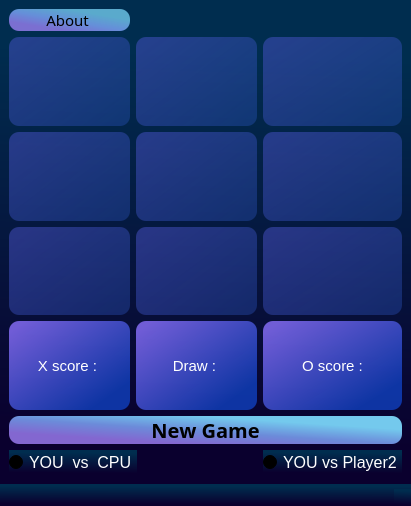
<?xml version="1.0" encoding="UTF-8"?>
<ui version="4.0">
 <class>MainWindow</class>
 <widget class="QMainWindow" name="MainWindow">
  <property name="geometry">
   <rect>
    <x>0</x>
    <y>0</y>
    <width>411</width>
    <height>506</height>
   </rect>
  </property>
  <property name="windowTitle">
   <string>MainWindow</string>
  </property>
  <property name="styleSheet">
   <string notr="true">background-color: qlineargradient(spread:pad, x1:0.534, y1:0.042, x2:0.503, y2:0.954, stop:0.0738636 rgba(0, 45, 79, 255), stop:0.954545 rgba(10, 0, 46, 255));</string>
  </property>
  <widget class="QWidget" name="centralwidget">
   <layout class="QGridLayout" name="gridLayout">
    <item row="1" column="0">
     <widget class="QPushButton" name="btn1">
      <property name="sizePolicy">
       <sizepolicy hsizetype="Ignored" vsizetype="Ignored">
        <horstretch>0</horstretch>
        <verstretch>0</verstretch>
       </sizepolicy>
      </property>
      <property name="maximumSize">
       <size>
        <width>16777000</width>
        <height>16777000</height>
       </size>
      </property>
      <property name="font">
       <font>
        <family>Arial Rounded MT Bold</family>
        <pointsize>50</pointsize>
        <weight>50</weight>
        <bold>false</bold>
       </font>
      </property>
      <property name="styleSheet">
       <string notr="true">background-color: qlineargradient(spread:pad, x1:0.972, y1:0.961, x2:0, y2:0.011, stop:0.0454545 rgba(46, 88, 198, 90), stop:0.920455 rgba(75, 84, 205, 124));
border-radius: 10px ;
</string>
      </property>
      <property name="text">
       <string/>
      </property>
     </widget>
    </item>
    <item row="3" column="2">
     <widget class="QPushButton" name="btn9">
      <property name="sizePolicy">
       <sizepolicy hsizetype="Ignored" vsizetype="Ignored">
        <horstretch>0</horstretch>
        <verstretch>0</verstretch>
       </sizepolicy>
      </property>
      <property name="maximumSize">
       <size>
        <width>16777000</width>
        <height>16777000</height>
       </size>
      </property>
      <property name="font">
       <font>
        <family>Arial Rounded MT Bold</family>
        <pointsize>50</pointsize>
        <weight>50</weight>
        <bold>false</bold>
       </font>
      </property>
      <property name="styleSheet">
       <string notr="true">background-color: qlineargradient(spread:pad, x1:0.972, y1:0.961, x2:0, y2:0.011, stop:0.0454545 rgba(46, 88, 198, 90), stop:0.920455 rgba(75, 84, 205, 124));
border-radius: 10px ;</string>
      </property>
      <property name="text">
       <string/>
      </property>
     </widget>
    </item>
    <item row="2" column="2">
     <widget class="QPushButton" name="btn6">
      <property name="sizePolicy">
       <sizepolicy hsizetype="Ignored" vsizetype="Ignored">
        <horstretch>0</horstretch>
        <verstretch>0</verstretch>
       </sizepolicy>
      </property>
      <property name="maximumSize">
       <size>
        <width>16777000</width>
        <height>16777000</height>
       </size>
      </property>
      <property name="font">
       <font>
        <family>Arial Rounded MT Bold</family>
        <pointsize>50</pointsize>
        <weight>50</weight>
        <bold>false</bold>
       </font>
      </property>
      <property name="styleSheet">
       <string notr="true">background-color: qlineargradient(spread:pad, x1:0.972, y1:0.961, x2:0, y2:0.011, stop:0.0454545 rgba(46, 88, 198, 90), stop:0.920455 rgba(75, 84, 205, 124));
border-radius: 10px ;</string>
      </property>
      <property name="text">
       <string/>
      </property>
     </widget>
    </item>
    <item row="2" column="0">
     <widget class="QPushButton" name="btn4">
      <property name="sizePolicy">
       <sizepolicy hsizetype="Ignored" vsizetype="Ignored">
        <horstretch>0</horstretch>
        <verstretch>0</verstretch>
       </sizepolicy>
      </property>
      <property name="maximumSize">
       <size>
        <width>16777000</width>
        <height>16777000</height>
       </size>
      </property>
      <property name="font">
       <font>
        <family>Arial Rounded MT Bold</family>
        <pointsize>50</pointsize>
        <weight>50</weight>
        <bold>false</bold>
       </font>
      </property>
      <property name="styleSheet">
       <string notr="true">background-color: qlineargradient(spread:pad, x1:0.972, y1:0.961, x2:0, y2:0.011, stop:0.0454545 rgba(46, 88, 198, 90), stop:0.920455 rgba(75, 84, 205, 124));
border-radius: 10px ;</string>
      </property>
      <property name="text">
       <string/>
      </property>
     </widget>
    </item>
    <item row="4" column="0">
     <widget class="QPushButton" name="xscore">
      <property name="sizePolicy">
       <sizepolicy hsizetype="Ignored" vsizetype="Ignored">
        <horstretch>0</horstretch>
        <verstretch>0</verstretch>
       </sizepolicy>
      </property>
      <property name="font">
       <font>
        <pointsize>11</pointsize>
       </font>
      </property>
      <property name="styleSheet">
       <string notr="true">border-radius: 10px ;
color: rgb(255, 255, 255);
background-color: qlineargradient(spread:pad, x1:0.852, y1:0.893182, x2:0, y2:0, stop:0.0454545 rgba(17, 70, 205, 187), stop:0.920455 rgba(139, 113, 255, 203));</string>
      </property>
      <property name="text">
       <string>X score : </string>
      </property>
     </widget>
    </item>
    <item row="2" column="1">
     <widget class="QPushButton" name="btn5">
      <property name="sizePolicy">
       <sizepolicy hsizetype="Ignored" vsizetype="Ignored">
        <horstretch>0</horstretch>
        <verstretch>0</verstretch>
       </sizepolicy>
      </property>
      <property name="maximumSize">
       <size>
        <width>16777000</width>
        <height>16777000</height>
       </size>
      </property>
      <property name="font">
       <font>
        <family>Arial Rounded MT Bold</family>
        <pointsize>50</pointsize>
        <weight>50</weight>
        <bold>false</bold>
       </font>
      </property>
      <property name="styleSheet">
       <string notr="true">background-color: qlineargradient(spread:pad, x1:0.972, y1:0.961, x2:0, y2:0.011, stop:0.0454545 rgba(46, 88, 198, 90), stop:0.920455 rgba(75, 84, 205, 124));
border-radius: 10px ;
</string>
      </property>
      <property name="text">
       <string/>
      </property>
     </widget>
    </item>
    <item row="1" column="1">
     <widget class="QPushButton" name="btn2">
      <property name="sizePolicy">
       <sizepolicy hsizetype="Ignored" vsizetype="Ignored">
        <horstretch>0</horstretch>
        <verstretch>0</verstretch>
       </sizepolicy>
      </property>
      <property name="maximumSize">
       <size>
        <width>16777000</width>
        <height>16777000</height>
       </size>
      </property>
      <property name="font">
       <font>
        <family>Arial Rounded MT Bold</family>
        <pointsize>50</pointsize>
        <weight>50</weight>
        <bold>false</bold>
       </font>
      </property>
      <property name="styleSheet">
       <string notr="true">background-color: qlineargradient(spread:pad, x1:0.972, y1:0.961, x2:0, y2:0.011, stop:0.0454545 rgba(46, 88, 198, 90), stop:0.920455 rgba(75, 84, 205, 124));
border-radius: 10px ;</string>
      </property>
      <property name="text">
       <string/>
      </property>
     </widget>
    </item>
    <item row="1" column="2">
     <widget class="QPushButton" name="btn3">
      <property name="sizePolicy">
       <sizepolicy hsizetype="Ignored" vsizetype="Ignored">
        <horstretch>0</horstretch>
        <verstretch>0</verstretch>
       </sizepolicy>
      </property>
      <property name="maximumSize">
       <size>
        <width>16777000</width>
        <height>16777000</height>
       </size>
      </property>
      <property name="font">
       <font>
        <family>Arial Rounded MT Bold</family>
        <pointsize>50</pointsize>
        <weight>50</weight>
        <bold>false</bold>
       </font>
      </property>
      <property name="styleSheet">
       <string notr="true">background-color: qlineargradient(spread:pad, x1:0.972, y1:0.961, x2:0, y2:0.011, stop:0.0454545 rgba(46, 88, 198, 90), stop:0.920455 rgba(75, 84, 205, 124));
border-radius: 10px ;</string>
      </property>
      <property name="text">
       <string/>
      </property>
     </widget>
    </item>
    <item row="3" column="0">
     <widget class="QPushButton" name="btn7">
      <property name="sizePolicy">
       <sizepolicy hsizetype="Ignored" vsizetype="Ignored">
        <horstretch>0</horstretch>
        <verstretch>0</verstretch>
       </sizepolicy>
      </property>
      <property name="maximumSize">
       <size>
        <width>16777000</width>
        <height>16777000</height>
       </size>
      </property>
      <property name="font">
       <font>
        <family>Arial Rounded MT Bold</family>
        <pointsize>50</pointsize>
        <weight>50</weight>
        <bold>false</bold>
       </font>
      </property>
      <property name="styleSheet">
       <string notr="true">background-color: qlineargradient(spread:pad, x1:0.972, y1:0.961, x2:0, y2:0.011, stop:0.0454545 rgba(46, 88, 198, 90), stop:0.920455 rgba(75, 84, 205, 124));
border-radius: 10px ;</string>
      </property>
      <property name="text">
       <string/>
      </property>
     </widget>
    </item>
    <item row="3" column="1">
     <widget class="QPushButton" name="btn8">
      <property name="sizePolicy">
       <sizepolicy hsizetype="Ignored" vsizetype="Ignored">
        <horstretch>0</horstretch>
        <verstretch>0</verstretch>
       </sizepolicy>
      </property>
      <property name="maximumSize">
       <size>
        <width>16777000</width>
        <height>16777000</height>
       </size>
      </property>
      <property name="font">
       <font>
        <family>Arial Rounded MT Bold</family>
        <pointsize>50</pointsize>
        <weight>50</weight>
        <bold>false</bold>
       </font>
      </property>
      <property name="styleSheet">
       <string notr="true">background-color: qlineargradient(spread:pad, x1:0.972, y1:0.961, x2:0, y2:0.011, stop:0.0454545 rgba(46, 88, 198, 90), stop:0.920455 rgba(75, 84, 205, 124));
border-radius: 10px ;</string>
      </property>
      <property name="text">
       <string/>
      </property>
     </widget>
    </item>
    <item row="4" column="2">
     <widget class="QPushButton" name="oscore">
      <property name="sizePolicy">
       <sizepolicy hsizetype="Ignored" vsizetype="Ignored">
        <horstretch>0</horstretch>
        <verstretch>0</verstretch>
       </sizepolicy>
      </property>
      <property name="font">
       <font>
        <pointsize>11</pointsize>
       </font>
      </property>
      <property name="styleSheet">
       <string notr="true">border-radius: 10px ;
color: rgb(255, 255, 255);
background-color: qlineargradient(spread:pad, x1:0.852, y1:0.893182, x2:0, y2:0, stop:0.0454545 rgba(17, 70, 205, 187), stop:0.920455 rgba(139, 113, 255, 203));</string>
      </property>
      <property name="text">
       <string>O score :</string>
      </property>
     </widget>
    </item>
    <item row="4" column="1">
     <widget class="QPushButton" name="draw">
      <property name="sizePolicy">
       <sizepolicy hsizetype="Ignored" vsizetype="Ignored">
        <horstretch>0</horstretch>
        <verstretch>0</verstretch>
       </sizepolicy>
      </property>
      <property name="font">
       <font>
        <pointsize>11</pointsize>
       </font>
      </property>
      <property name="styleSheet">
       <string notr="true">border-radius: 10px ;
color: rgb(255, 255, 255);
background-color: qlineargradient(spread:pad, x1:0.852, y1:0.893182, x2:0, y2:0, stop:0.0454545 rgba(17, 70, 205, 187), stop:0.920455 rgba(139, 113, 255, 203));</string>
      </property>
      <property name="text">
       <string>Draw : </string>
      </property>
     </widget>
    </item>
    <item row="0" column="0">
     <widget class="QPushButton" name="about">
      <property name="sizePolicy">
       <sizepolicy hsizetype="Ignored" vsizetype="Fixed">
        <horstretch>0</horstretch>
        <verstretch>0</verstretch>
       </sizepolicy>
      </property>
      <property name="font">
       <font>
        <family>Microsoft YaHei</family>
        <pointsize>11</pointsize>
        <weight>50</weight>
        <bold>false</bold>
       </font>
      </property>
      <property name="styleSheet">
       <string notr="true">border-radius: 10px ;
background-color: qlineargradient(spread:pad, x1:0.778, y1:0.269, x2:0.253, y2:0.835, stop:0.0227273 rgba(125, 219, 254, 183), stop:0.511364 rgba(129, 170, 255, 200), stop:0.982955 rgba(166, 133, 255, 189));</string>
      </property>
      <property name="text">
       <string>    About     </string>
      </property>
     </widget>
    </item>
    <item row="7" column="0" colspan="3">
     <widget class="QPushButton" name="newgame">
      <property name="sizePolicy">
       <sizepolicy hsizetype="Ignored" vsizetype="Fixed">
        <horstretch>0</horstretch>
        <verstretch>0</verstretch>
       </sizepolicy>
      </property>
      <property name="font">
       <font>
        <family>Microsoft YaHei</family>
        <pointsize>15</pointsize>
        <weight>75</weight>
        <bold>true</bold>
        <kerning>false</kerning>
       </font>
      </property>
      <property name="styleSheet">
       <string notr="true">border-radius: 10px ;
background-color: qlineargradient(spread:pad, x1:0.778, y1:0.269, x2:0.253, y2:0.835, stop:0.0113636 rgba(125, 219, 254, 234), stop:0.511364 rgba(129, 170, 255, 209), stop:0.982955 rgba(166, 133, 255, 198));</string>
      </property>
      <property name="text">
       <string>New Game</string>
      </property>
     </widget>
    </item>
    <item row="8" column="2">
     <widget class="QRadioButton" name="player2">
      <property name="sizePolicy">
       <sizepolicy hsizetype="Fixed" vsizetype="Maximum">
        <horstretch>0</horstretch>
        <verstretch>0</verstretch>
       </sizepolicy>
      </property>
      <property name="font">
       <font>
        <pointsize>12</pointsize>
       </font>
      </property>
      <property name="styleSheet">
       <string notr="true">color: rgb(255, 255, 255);</string>
      </property>
      <property name="text">
       <string>YOU vs Player2</string>
      </property>
      <property name="iconSize">
       <size>
        <width>20</width>
        <height>20</height>
       </size>
      </property>
     </widget>
    </item>
    <item row="8" column="0" colspan="2">
     <widget class="QRadioButton" name="cpu">
      <property name="sizePolicy">
       <sizepolicy hsizetype="Fixed" vsizetype="Maximum">
        <horstretch>0</horstretch>
        <verstretch>0</verstretch>
       </sizepolicy>
      </property>
      <property name="font">
       <font>
        <pointsize>12</pointsize>
       </font>
      </property>
      <property name="styleSheet">
       <string notr="true">color: rgb(255, 255, 255);</string>
      </property>
      <property name="text">
       <string>YOU  vs  CPU</string>
      </property>
      <property name="iconSize">
       <size>
        <width>20</width>
        <height>20</height>
       </size>
      </property>
     </widget>
    </item>
   </layout>
  </widget>
  <widget class="QMenuBar" name="menubar">
   <property name="geometry">
    <rect>
     <x>0</x>
     <y>0</y>
     <width>411</width>
     <height>21</height>
    </rect>
   </property>
  </widget>
  <widget class="QStatusBar" name="statusbar"/>
 </widget>
 <resources/>
 <connections/>
</ui>
